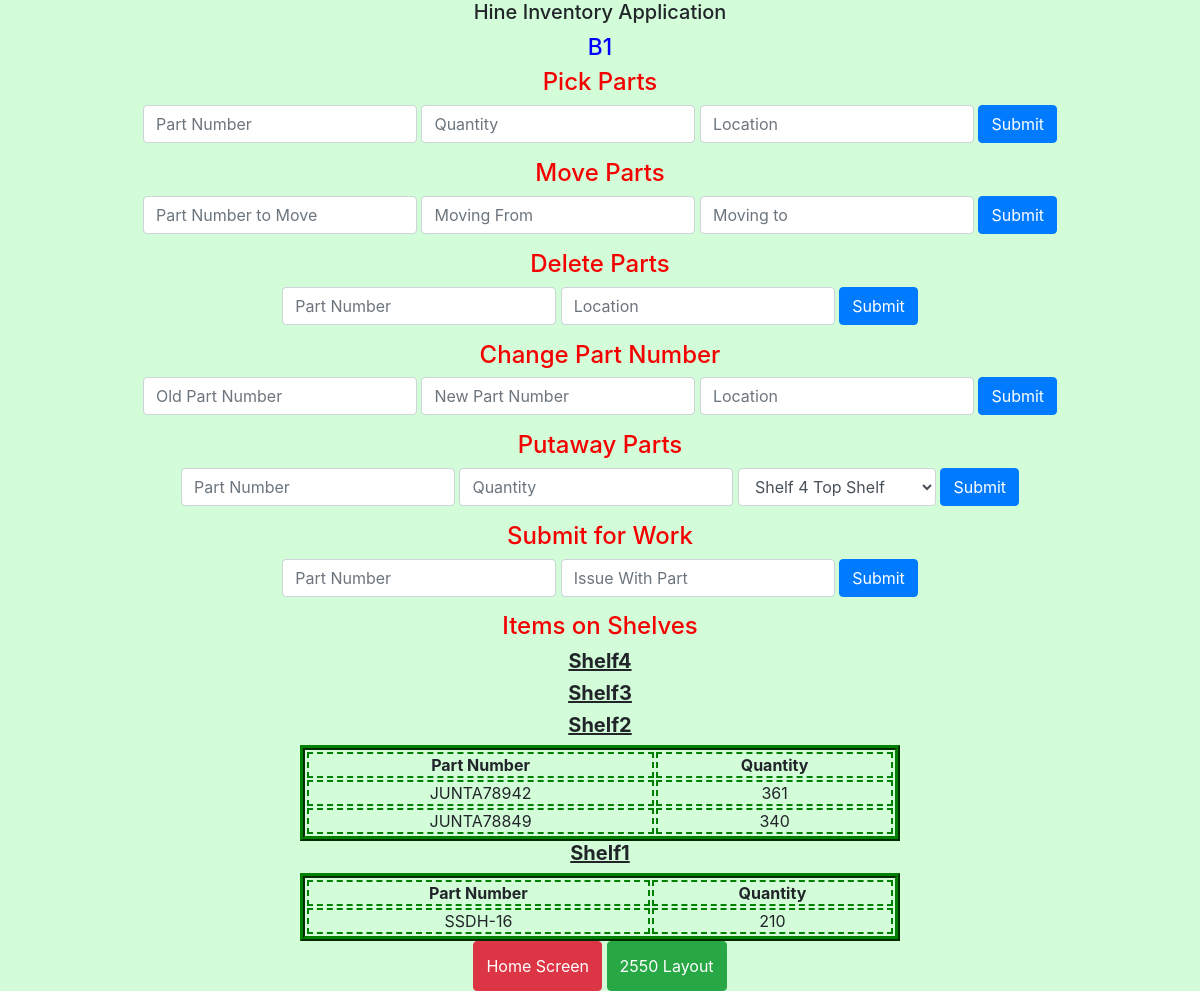
Page /Sections/B/B1.php on the committed database.
### tables this page shows
CREATE TABLE `parts` (
  `id` int(11) NOT NULL AUTO_INCREMENT,
  `partNumber` varchar(25) DEFAULT NULL,
  `location` varchar(25) DEFAULT NULL,
  `qty` int(11) DEFAULT NULL,
  `todowork` tinyint(1) DEFAULT '0',
  `problemDesc` varchar(60) DEFAULT NULL,
  PRIMARY KEY (`id`)
);

### NewFile.php (called while the page is built, shortened)
<?php
class NewFile
{
    public static function establishConnection()
    {
        $hostname = "localhost";
        $dbusername = $_SESSION['Username'];
        $dbpass = $_SESSION['Password'];
        $dbname = "hine";
        $connect = mysqli_connect($hostname, $dbusername, $dbpass, $dbname);
        return $connect;
    }
}
?>

### Sections/B/B1.php (the view, shortened to what this page needs)
<html>
<body class="bodyBackground">
<head>
<link rel="stylesheet" type="text/css" href="../../css/bootstrap.css">
</head>
<h1 class="centering" style="font-size: 15pt; height: 25px">Hine
	Inventory Application</h1>
<h2 style='color: blue; font-size: 17pt;'>B1</h2>
<div class='centering'>
	<h4>Pick Parts</h4>
	<div class="row">
		<form class="form-inline nowrap justify-content-center" method='post'>
			<input class="form-control" type='text' name='PartNumPick'
				placeholder='Part Number'>&nbsp; <input class="form-control"
				type='number' name='QuantityPick' placeholder='Quantity'>&nbsp; <input
				class="form-control" type='text' name='LocationPick'
				placeholder='Location'>&nbsp; <input class="btn btn-primary"
				value="Submit" type='submit' name='SubmitPicks'>
		</form>
	</div>
	<h4>Move Parts</h4>
	<div class="row">
		<form class="form-inline nowrap justify-content-center" method='post'>
			<input class="form-control" type='text' name='PartNumFromMove'
				placeholder='Part Number to Move'>&nbsp; <input class="form-control"
				type='text' name='LocationFromMove' placeholder='Moving From'>&nbsp;
			<input class="form-control" type='text' name='LocationToMove'
				placeholder='Moving to'>&nbsp; <input class="btn btn-primary"
				value="Submit" type='submit' name='SubmitMove'>
		</form>
	</div>
	<h4>Delete Parts</h4>
	<div class="row">
		<form class="form-inline nowrap justify-content-center" method='post'>
			<input class="form-control" type='text' name='PartNumDelete'
				placeholder='Part Number'>&nbsp; <input class="form-control"
				type='text' name='LocationDelete' placeholder='Location'>&nbsp; <input
				class="btn btn-primary" value="Submit" type='submit'
				name='SubmitDelete'>
		</form>
	</div>
	<h4>Change Part Number</h4>
	<div class="row">
		<form class="form-inline nowrap justify-content-center" method='post'>
			<input class="form-control" type='text' name='PartNumToChange'
				placeholder='Old Part Number'>&nbsp; <input class="form-control"
				type='text' name='NewPartNum' placeholder='New Part Number'>&nbsp; <input
				class="form-control" type='text' name='PartLocation'
				placeholder='Location'>&nbsp; <input class="btn btn-primary"
				value="Submit" type='submit' name='SubmitChange'>
		</form>
	</div>
	<h4>Putaway Parts</h4>
	<div class="row">
		<form class="form-inline nowrap justify-content-center" method="post">
			<input class="form-control" type='text' name='partNum'
				placeholder='Part Number'>&nbsp; <input class="form-control"
				type='text' name='quantity' placeholder='Quantity'> &nbsp;<select
				class="form-control" name="shelfNum">
				<option style="width: 100px;" value='Shelf4'>Shelf 4 Top Shelf</option>
			</select> &nbsp; <input class="btn btn-primary" value="Submit"
				type='submit' name='submitPut' placeholder='submit'>
		</form>
</div>
<div style="height: 15px; text-align: center;">
	<h4>Submit for Work</h4>
	<div class="row">
		<form class="form-inline nowrap justify-content-center" method="post">
			<input class="form-control" type='text' name='PartNumToWork' placeholder='Part Number'>&nbsp;
			<input class="form-control" type="text" name="problem" placeholder="Issue With Part">&nbsp;
			<input class="btn btn-primary" value="Submit" type='submit' name='SubmitWork' placeholder='submit'>
		</form>
	</div>
</div>
</div>
<div style="height: 75px;"></div>
<div>
	<h4>Items on Shelves</h4>
	<?php
echo "<center>";
function printTable($shelf, $j)
{
    $query = "SELECT id, partNumber, SUM(qty) AS qty FROM parts WHERE location=CONCAT('B1Shelf', '$j') GROUP BY partNumber ORDER BY partNumber DESC";
    $result = mysqli_query(NewFile::establishConnection(), $query);
    if ($shelf == "Shelf" . $j) {
        if (mysqli_num_rows($result) > 0) {
            echo "<table class='tableForShelves'>";
            echo "<tbody>";
            echo "<tr>";
            echo "<th>Part Number</th>";
            echo "<th>Quantity</th>";
            echo "</tr>";
            while ($row = mysqli_fetch_array($result)) {
                echo "<tr>";
                echo "<td id=$row[partNumber]>" . $row['partNumber'] . "</td>" . "<td>" . $row['qty'] . "</td>";
                echo "</tr>";
            }
            echo "</tbody>";
            echo "</table>";
        }
    }
}
for ($i = 4; $i > 0; $i --) {
    $shelfNumberPrint = "Shelf" . $i;
    echo "<h5 style='text-decoration: underline; font-weight: bold;'>$shelfNumberPrint</h5>";
    printTable($shelfNumberPrint, $i);
}
echo "</center>";
?>
</div>
<div class="centering">
	<button class="btn btn-danger" style="height: 50px;"
		onclick="window.location.href = '../../Home.php';">Home Screen</button>
	<button class="btn btn-success" style="height: 50px;"
		onclick="window.location.href = '../../2550.php';">2550 Layout</button>
</div>
</body>
</html>

### rows in the picture
parts: partNumber "JUNTA78942", qty "361"
parts: partNumber "JUNTA78849", qty "340"
parts: partNumber "SSDH-16", qty "210"

### other values in the picture
$shelfNumberPrint "Shelf4"
$shelfNumberPrint "Shelf3"
$shelfNumberPrint "Shelf2"
$shelfNumberPrint "Shelf1"
